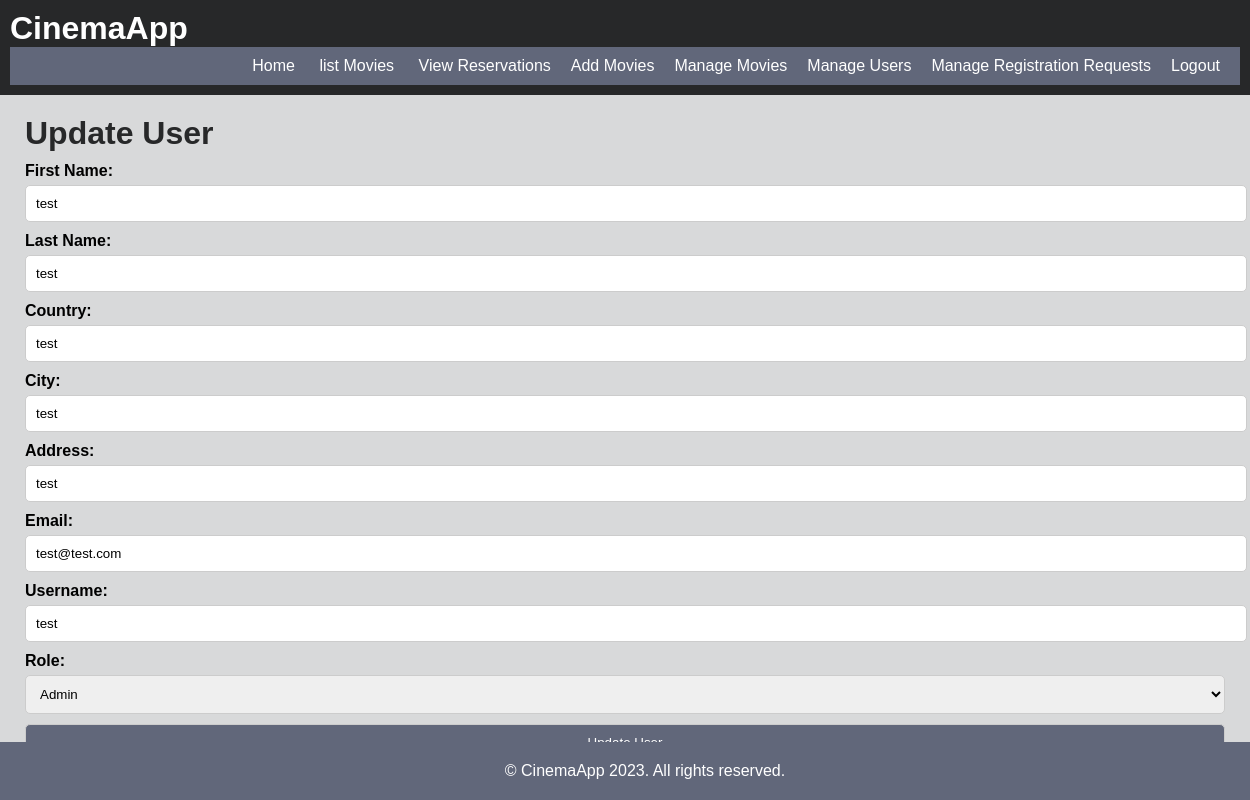
The app's page /Cinema/php/update_user.php?userid=1 (signed in) with its own data.
### tables this page shows
CREATE TABLE `users` (
  `userid` int(11) NOT NULL,
  `firstname` varchar(50) DEFAULT NULL,
  `lastname` varchar(50) DEFAULT NULL,
  `country` varchar(50) DEFAULT NULL,
  `city` varchar(50) DEFAULT NULL,
  `address` varchar(100) DEFAULT NULL,
  `email` varchar(100) DEFAULT NULL,
  `username` varchar(50) DEFAULT NULL,
  `password` varchar(100) DEFAULT NULL,
  `role` varchar(20) DEFAULT NULL
);

### Cinema/php/update_user.php (the view, shortened to what this page needs)
<?php
require_once "config.php";
$user = array(
    'userid' => '',
    'firstname' => '',
    'lastname' => '',
    'country' => '',
    'city' => '',
    'address' => '',
    'email' => '',
    'username' => '',
    'role' => ''
);
if (isset($_GET['userid'])) {
    $userid = $_GET['userid'];
    $selectQuery = "SELECT * FROM users WHERE userid = ?";
    $stmt = mysqli_prepare($link, $selectQuery);
    if ($stmt) {
        mysqli_stmt_bind_param($stmt, "i", $userid);
        mysqli_stmt_execute($stmt);
        $result = mysqli_stmt_get_result($stmt);
        $fetchedUser = mysqli_fetch_assoc($result);
        if ($fetchedUser) {
            $user = $fetchedUser;
        }
    }
}
?>
<!DOCTYPE html>
<html>
<head>
    <link rel="stylesheet" href="../css/styles.css">
</head>
<body>
    <header>
        <h1>
            <a name="logo" href="index.php">CinemaApp</a>
        </h1>
        <nav>
            <a href="index.php">Home</a>
            <a href="view_movies.php">list Movies</a>
            <?php
                if (isset($_SESSION['loggedin']) && $_SESSION['loggedin'] === true) {
                    if (isset($_SESSION['role']) && $_SESSION['role'] === 'user') {
                        echo '<a href="create_reservation.php">Create Reservation</a>';
                        echo '<a href="user_view_reservations.php">My Reservations</a>';
                    } elseif (isset($_SESSION['role']) && $_SESSION['role'] === 'admin') {
                        echo '<a href="view_reservations.php">View Reservations</a>';
                        echo '<a href="create_product.php">Add Movies</a>';
                        echo '<a href="manage_products.php">Manage Movies</a>';
                        echo '<a href="manage_users.php">Manage Users</a>';
                        echo '<a href="registration_requests.php">Manage Registration Requests</a>';
                    }
                    echo '<a href="logout.php">Logout</a>';
                } else {
                    echo '<a href="login.php">Login</a>';
                    echo '<a href="register.php">Register</a>';
                }
            ?>
        </nav>
    </header>
    <div class="container">
        <h1>Update User</h1>
        <form action="<?php echo htmlspecialchars($_SERVER["PHP_SELF"]); ?>" method="post" onsubmit="return validateUserForm()">
            <label for="firstname">First Name:</label>
            <input type="text" id="firstname" name="firstname" value="<?php echo $user['firstname']; ?>" required>
            <br>
            <label for="lastname">Last Name:</label>
            <input type="text" id="lastname" name="lastname" value="<?php echo $user['lastname']; ?>" required>
            <br>
            <label for="country">Country:</label>
            <input type="text" id="country" name="country" value="<?php echo $user['country']; ?>" required>
            <br>
            <label for="city">City:</label>
            <input type="text" id="city" name="city" value="<?php echo $user['city']; ?>" required>
            <br>
            <label for="address">Address:</label>
            <input type="text" id="address" name="address" value="<?php echo $user['address']; ?>" required>
            <br>
            <label for="email">Email:</label>
            <input type="email" id="email" name="email" value="<?php echo $user['email']; ?>" required>
            <br>
            <label for="username">Username:</label>
            <input type="text" id="username" name="username" value="<?php echo $user['username']; ?>" required>
            <br>
            <label for="role">Role:</label>
            <select id="role" name="role" required>
                <option value="admin" <?php if ($user['role'] === 'admin') echo 'selected'; ?>>Admin</option>
            </select>
            <br>
            <button type="submit">Update User</button>
        </form>
    </div>
    <footer>
        <p>&copy; CinemaApp 2023. All rights reserved.</p>
    </footer>
</body>
</html>

### Cinema/css/styles.css (style rules this page uses)
body, h1, h2, h3, p, ul, li { margin: 0; padding: 0; }
body { font-family: Arial, sans-serif; background-color: #D8D9DA; }
a { color: #fff; text-decoration: none; }
.container { max-width: 1200px; margin: 0 auto; padding: 20px; }
header { background-color: #272829; color: #fff; text-align: left; padding: 10px; }
header h1 { margin: 0; color: #FFF6E0; }
nav { background-color: #61677A; color: #fff; text-align: right; padding: 10px; }
nav a { color: #fff; text-decoration: none; margin: 0 10px; }
h1, h2 { margin-bottom: 10px; color: #272829; }
form label { display: block; margin-bottom: 5px; font-weight: bold; }
form input[type="text"], form input[type="email"], form input[type="password"], form select, form button { width: 100%; padding: 10px; margin-bottom: 10px; border: 1px solid #ccc; border-radius: 5px; }
form button { background-color: #61677A; color: #fff; cursor: pointer; }
footer { background-color: #61677A; color: #fff; text-align: center; padding: 20px; position: absolute; bottom: 0; width: 100%; }

### records on screen
users: firstname "test", lastname "test", country "test", city "test", address "test", email "test@test.com", username "test", role "Admin"
